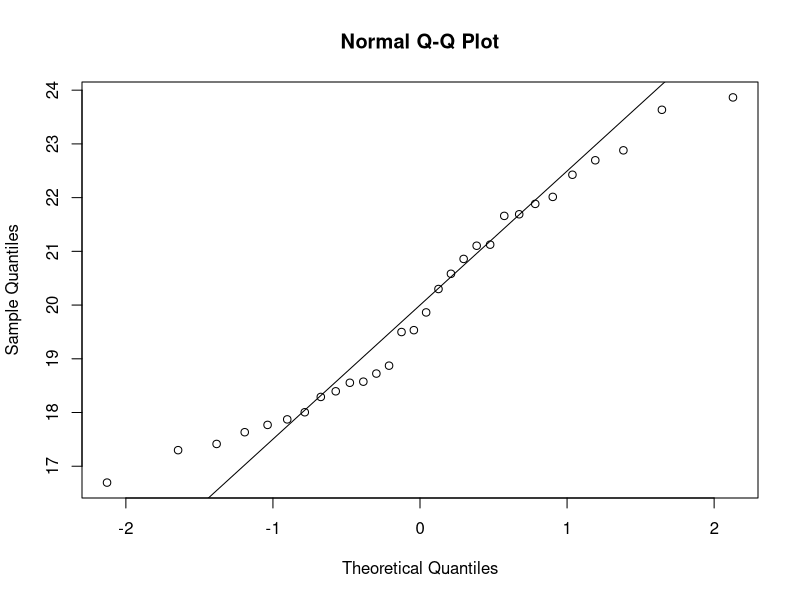
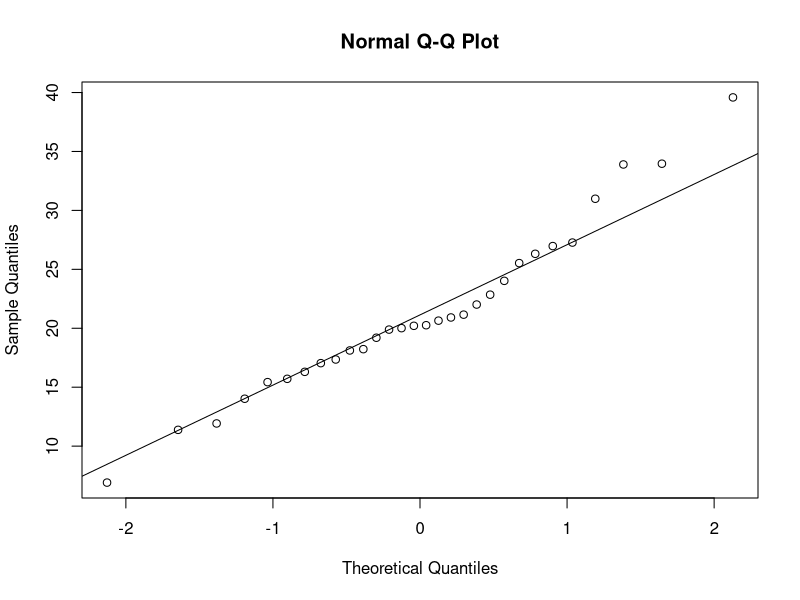
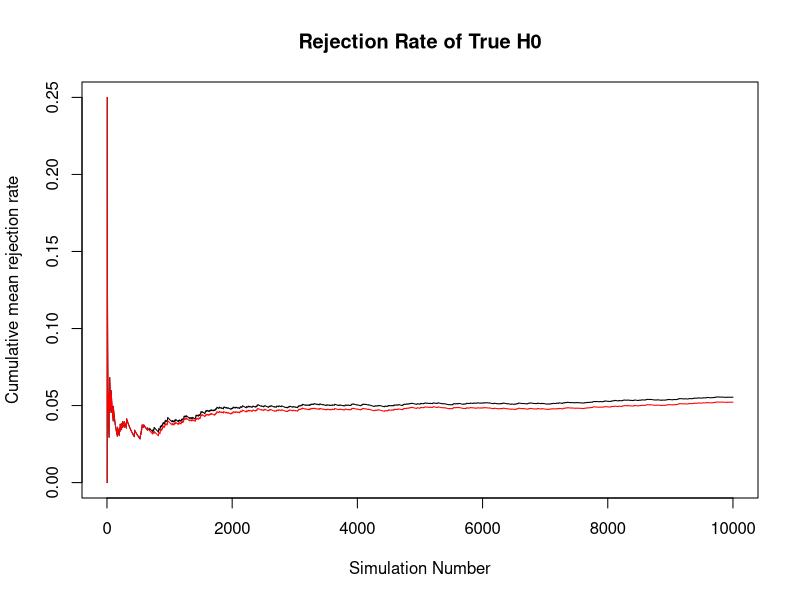

Reproduce these figures in R, in order.
set.seed(384)
y <- rnorm(n=30, mean=20, sd=3)

# H0: µ = 20 vs. HA: π ≠ 20

# t-statistic
xbar <- mean(y)
s2 <- var(y)
n <- length(y)

t.stat <- (xbar-20) / sqrt(s2/n)
p.val <- 2*pt(abs(t.stat), df=n-1, lower.tail = F)
ci <- xbar + c(-1,1)*qt(p=1-0.05/2, df=n-1)*sqrt(s2/n)

# Print results
cbind(xbar, t.stat, p.val, lcl=ci[1], ucl=ci[2])

# t.test function
t.test(y, mu = 20, alternative = 'two.sided')


# How close is our rejection rate to the significance level?
nsim <- 10000
reject <- numeric(nsim)
for(i in 1:nsim) {
  y <- rnorm(n=30, mean=20, sd=3)
  test <- t.test(y, mu=20, alternative = 'two.sided')
  p.val <- test$p.value
  reject[i] <- ifelse(p.val < 0.05, 1, 0)
}

mean(reject)

# Two-sample t.test
# H0: µ1 = µ2 vs. HA: µ1 ≠ mu2
y1 <- rnorm(n=30, mean=20, sd=3)
y2 <- rnorm(n=30, mean=20, sd=9)

qqnorm(y1); qqline(y1)
qqnorm(y2); qqline(y2)

sd(y1); sd(y2)

f.stat <- var(y1)/var(y2)
p.val <- 2*min(pf(q=f.stat, df1=length(y1)-1, df2=length(y2)-1),
               pf(q=f.stat, df1=length(y1)-1, df2=length(y2)-1, lower.tail = F))
ci <- f.stat/qf(c(0.975, 0.025), df1=length(y1)-1, df2=length(y2)-1)
cbind(f.stat, p.val, lcl=ci[1], ucl=ci[2])
var.test(y1, y2, alternative = 'two.sided')

t.test(y1, y2, var.equal = F)


# Rejection rate if equal variance assumption is used?
nsim <- 10000
reject.eq <- numeric(nsim)
reject.neq <- numeric(nsim)
for(i in 1:nsim) {
  y1 <- rnorm(n=30, mean=20, sd=3)
  y2 <- rnorm(n=30, mean=20, sd=9)
  test.eq <- t.test(y1, y2, var.equal = T, alternative = 'two.sided')
  test.neq <- t.test(y1, y2, var.equal = F, alternative = 'two.sided')
  p.val.eq <- test.eq$p.value
  p.val.neq <- test.neq$p.value
  
  reject.eq[i] <- ifelse(p.val.eq < 0.05, 1, 0)
  reject.neq[i] <- ifelse(p.val.neq < 0.05, 1, 0)
}
mean(reject.eq)
mean(reject.neq)

plot(1:nsim, cumsum(reject.eq)/1:nsim, type='l', 
     main = 'Rejection Rate of True H0',
     xlab = 'Simulation Number',
     ylab = 'Cumulative mean rejection rate')
lines(1:nsim, cumsum(reject.neq)/1:nsim, type='l', col='red')
